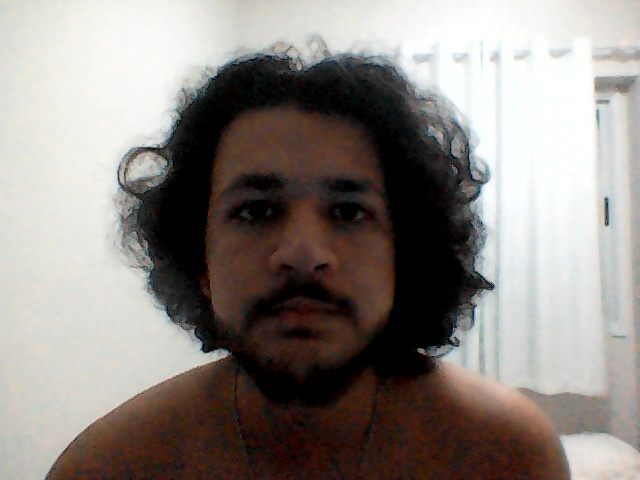
#> input picture projeto/reference.jpg, 640 x 480 px, found by its file name
$ python contraste.py
#> lines starting #> are read from the running program, lines starting #| are printed output that depends on the picture
#> in mostrar_contraste, imagem is the input picture: shape (480, 640, 3); mean B, G, R 130.7, 135.5, 142.1
import cv2
import numpy as np

def calcular_contraste(imagem):
    # Converter a imagem para grayscale
    gray_image = cv2.cvtColor(imagem, cv2.COLOR_BGR2GRAY)
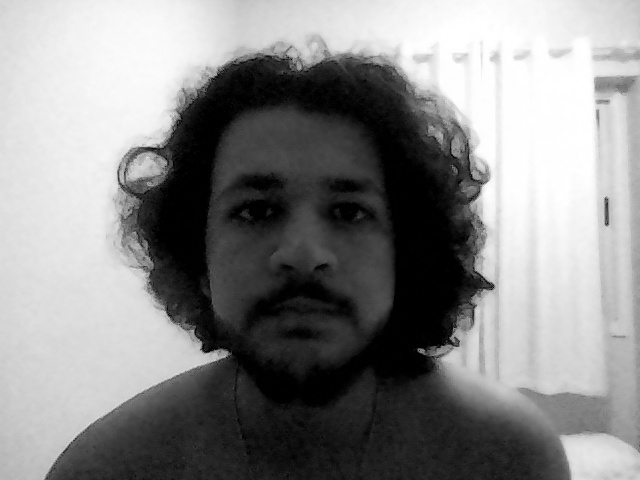
#> gray_image: shape (480, 640); min 0, max 255, mean 137

    # Calcular o valor máximo e mínimo da imagem
    valor_maximo = np.max(gray_image)
#> valor_maximo = 255
    valor_minimo = np.min(gray_image)
#> valor_minimo = 0

    # Calcular o contraste como a diferença entre o máximo e o mínimo
    contraste = valor_maximo - valor_minimo
#> contraste = 255

    return contraste

def mostrar_contraste(imagem_path):
    # Carregar a imagem
    imagem = cv2.imread(imagem_path)

    # Calcular o contraste
    contraste = calcular_contraste(imagem)
#> contraste = 255

    # Mostrar a imagem
    cv2.imshow('Imagem', imagem)

    # Exibir o valor do contraste no terminal
    print(f'Contraste da imagem: {contraste}')
#| Contraste da imagem: 255

    # Esperar por uma tecla e fechar as janelas
    cv2.waitKey(0)
    cv2.destroyAllWindows()

# Usar a função
mostrar_contraste('reference.jpg')
